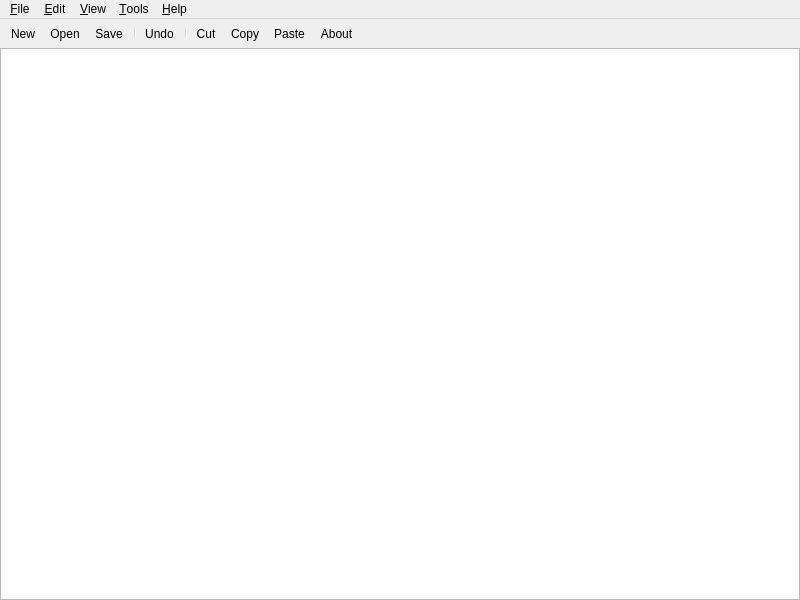
<?xml version="1.0" encoding="UTF-8"?>
<ui version="4.0">
 <author>Chris Ryan</author>
 <comment> * OpenRPT report writer and rendering engine
 * Copyright (C) 2001-2018 by OpenMFG, LLC
 *
 * This library is free software; you can redistribute it and/or
 * modify it under the terms of the GNU Lesser General Public
 * License as published by the Free Software Foundation; either
 * version 2.1 of the License, or (at your option) any later version.
 *
 * This library is distributed in the hope that it will be useful,
 * but WITHOUT ANY WARRANTY; without even the implied warranty of
 * MERCHANTABILITY or FITNESS FOR A PARTICULAR PURPOSE. See the GNU
 * Lesser General Public License for more details.
 *
 * You should have received a copy of the GNU Lesser General Public
 * License along with this library; if not, write to the Free Software
 * Foundation, Inc., 59 Temple Place, Suite 330, Boston, MA 02111-1307 USA
 * Please contact info@openmfg.com with any questions on this license.</comment>
 <class>MQLEdit</class>
 <widget class="QWidget" name="MQLEdit">
  <property name="geometry">
   <rect>
    <x>0</x>
    <y>0</y>
    <width>800</width>
    <height>600</height>
   </rect>
  </property>
  <property name="windowTitle">
   <string>[*]MetaSQL Editor</string>
  </property>
  <layout class="QVBoxLayout" name="verticalLayout">
   <property name="spacing">
    <number>0</number>
   </property>
   <property name="margin">
    <number>0</number>
   </property>
   <item>
    <widget class="QMenuBar" name="MenuBar">
     <widget class="QMenu" name="ToolsMenu">
      <property name="title">
       <string>&amp;Tools</string>
      </property>
      <addaction name="toolsParse_QueryAction"/>
      <addaction name="toolsExecute_QueryAction"/>
      <addaction name="separator"/>
      <addaction name="toolsTest_ModeAction"/>
      <addaction name="separator"/>
      <addaction name="searchForParametersAction"/>
     </widget>
     <widget class="QMenu" name="helpMenu">
      <property name="title">
       <string>&amp;Help</string>
      </property>
      <addaction name="helpAboutAction"/>
      <addaction name="separator"/>
      <addaction name="helpMqlEditorAction"/>
      <addaction name="helpMqlSyntaxAction"/>
     </widget>
     <widget class="QMenu" name="ViewMenu">
      <property name="title">
       <string>&amp;View</string>
      </property>
      <addaction name="viewParameter_ListAction"/>
      <addaction name="viewLog_OutputAction"/>
      <addaction name="viewResultsAction"/>
      <addaction name="viewExecuted_SQLAction"/>
     </widget>
     <widget class="QMenu" name="editMenu">
      <property name="title">
       <string>&amp;Edit</string>
      </property>
      <addaction name="editUndoAction"/>
      <addaction name="editRedoAction"/>
      <addaction name="separator"/>
      <addaction name="editCutAction"/>
      <addaction name="editCopyAction"/>
      <addaction name="editPasteAction"/>
      <addaction name="separator"/>
      <addaction name="editFindAction"/>
     </widget>
     <widget class="QMenu" name="fileMenu">
      <property name="title">
       <string>&amp;File</string>
      </property>
      <addaction name="fileNewAction"/>
      <addaction name="fileOpenAction"/>
      <addaction name="fileSaveAction"/>
      <addaction name="fileSaveAsAction"/>
      <addaction name="separator"/>
      <addaction name="fileDatabaseConnectAction"/>
      <addaction name="fileDatabaseDisconnectAction"/>
      <addaction name="fileDatabaseOpenAction"/>
      <addaction name="fileDatabaseSaveAsAction"/>
      <addaction name="separator"/>
      <addaction name="filePrintAction"/>
      <addaction name="separator"/>
      <addaction name="fileExitAction"/>
     </widget>
     <addaction name="fileMenu"/>
     <addaction name="editMenu"/>
     <addaction name="ViewMenu"/>
     <addaction name="ToolsMenu"/>
     <addaction name="helpMenu"/>
    </widget>
   </item>
   <item>
    <widget class="QToolBar" name="toolBar">
     <property name="orientation">
      <enum>Qt::Horizontal</enum>
     </property>
     <addaction name="fileNewAction"/>
     <addaction name="fileOpenAction"/>
     <addaction name="fileSaveAction"/>
     <addaction name="separator"/>
     <addaction name="editUndoAction"/>
     <addaction name="separator"/>
     <addaction name="editCutAction"/>
     <addaction name="editCopyAction"/>
     <addaction name="editPasteAction"/>
     <addaction name="helpAboutAction"/>
    </widget>
   </item>
   <item>
    <layout class="QVBoxLayout">
     <item>
      <widget class="QTextEdit" name="_text">
       <property name="font">
        <font>
         <family>Courier</family>
         <pointsize>11</pointsize>
         <weight>50</weight>
         <italic>false</italic>
         <bold>false</bold>
         <underline>false</underline>
         <strikeout>false</strikeout>
        </font>
       </property>
      </widget>
     </item>
    </layout>
   </item>
  </layout>
  <action name="fileNewAction">
   <property name="icon">
    <iconset resource="../OpenRPT/images/OpenRPTMetaSQL.qrc">
     <normaloff>:/icons/document_32.png</normaloff>:/icons/document_32.png</iconset>
   </property>
   <property name="text">
    <string>&amp;New</string>
   </property>
   <property name="iconText">
    <string>New</string>
   </property>
   <property name="shortcut">
    <string>Ctrl+N</string>
   </property>
  </action>
  <action name="fileOpenAction">
   <property name="icon">
    <iconset resource="../OpenRPT/images/OpenRPTMetaSQL.qrc">
     <normaloff>:/icons/folder_32.png</normaloff>:/icons/folder_32.png</iconset>
   </property>
   <property name="text">
    <string>&amp;Open...</string>
   </property>
   <property name="iconText">
    <string>Open</string>
   </property>
   <property name="shortcut">
    <string>Ctrl+O</string>
   </property>
  </action>
  <action name="fileSaveAction">
   <property name="icon">
    <iconset resource="../OpenRPT/images/OpenRPTMetaSQL.qrc">
     <normaloff>:/icons/diskette_32.png</normaloff>:/icons/diskette_32.png</iconset>
   </property>
   <property name="text">
    <string>&amp;Save</string>
   </property>
   <property name="iconText">
    <string>Save</string>
   </property>
   <property name="shortcut">
    <string>Ctrl+S</string>
   </property>
  </action>
  <action name="fileSaveAsAction">
   <property name="text">
    <string>Save &amp;As... (File)</string>
   </property>
   <property name="iconText">
    <string>Save As</string>
   </property>
   <property name="shortcut">
    <string/>
   </property>
  </action>
  <action name="filePrintAction">
   <property name="icon">
    <iconset resource="../OpenRPT/images/OpenRPTMetaSQL.qrc">
     <normaloff>:/icons/printer_32.png</normaloff>:/icons/printer_32.png</iconset>
   </property>
   <property name="text">
    <string>&amp;Print...</string>
   </property>
   <property name="iconText">
    <string>Print</string>
   </property>
   <property name="shortcut">
    <string>Ctrl+P</string>
   </property>
  </action>
  <action name="fileExitAction">
   <property name="text">
    <string>E&amp;xit</string>
   </property>
   <property name="iconText">
    <string>Exit</string>
   </property>
   <property name="shortcut">
    <string/>
   </property>
  </action>
  <action name="editUndoAction">
   <property name="icon">
    <iconset resource="../OpenRPT/images/OpenRPTMetaSQL.qrc">
     <normaloff>:/icons/undo_32.png</normaloff>:/icons/undo_32.png</iconset>
   </property>
   <property name="text">
    <string>&amp;Undo</string>
   </property>
   <property name="iconText">
    <string>Undo</string>
   </property>
   <property name="shortcut">
    <string>Ctrl+Z</string>
   </property>
  </action>
  <action name="editRedoAction">
   <property name="text">
    <string>&amp;Redo</string>
   </property>
   <property name="iconText">
    <string>Redo</string>
   </property>
   <property name="shortcut">
    <string>Ctrl+Y</string>
   </property>
  </action>
  <action name="editCutAction">
   <property name="icon">
    <iconset resource="../OpenRPT/images/OpenRPTMetaSQL.qrc">
     <normaloff>:/icons/scissors_32.png</normaloff>:/icons/scissors_32.png</iconset>
   </property>
   <property name="text">
    <string>&amp;Cut</string>
   </property>
   <property name="iconText">
    <string>Cut</string>
   </property>
   <property name="shortcut">
    <string>Ctrl+X</string>
   </property>
  </action>
  <action name="editCopyAction">
   <property name="icon">
    <iconset resource="../OpenRPT/images/OpenRPTMetaSQL.qrc">
     <normaloff>:/icons/copy_32.png</normaloff>:/icons/copy_32.png</iconset>
   </property>
   <property name="text">
    <string>C&amp;opy</string>
   </property>
   <property name="iconText">
    <string>Copy</string>
   </property>
   <property name="shortcut">
    <string>Ctrl+C</string>
   </property>
  </action>
  <action name="editPasteAction">
   <property name="icon">
    <iconset resource="../OpenRPT/images/OpenRPTMetaSQL.qrc">
     <normaloff>:/icons/paste_32.png</normaloff>:/icons/paste_32.png</iconset>
   </property>
   <property name="text">
    <string>&amp;Paste</string>
   </property>
   <property name="iconText">
    <string>Paste</string>
   </property>
   <property name="shortcut">
    <string>Ctrl+V</string>
   </property>
  </action>
  <action name="editFindAction">
   <property name="icon">
    <iconset>
     <normaloff>image9</normaloff>image9</iconset>
   </property>
   <property name="text">
    <string>&amp;Find...</string>
   </property>
   <property name="iconText">
    <string>Find</string>
   </property>
   <property name="shortcut">
    <string>Ctrl+F</string>
   </property>
  </action>
  <action name="helpMqlEditorAction">
   <property name="text">
    <string>&amp;MetaSQL Syntax Reference</string>
   </property>
   <property name="iconText">
    <string>MetaSQL Syntax Reference</string>
   </property>
   <property name="shortcut">
    <string/>
   </property>
  </action>
  <action name="helpMqlSyntaxAction">
   <property name="text">
    <string>&amp;MetaSQL Editor reference</string>
   </property>
   <property name="iconText">
    <string>MetaSQL Editor reference</string>
   </property>
   <property name="shortcut">
    <string/>
   </property>
  </action>
  <action name="helpAboutAction">
   <property name="icon">
    <iconset resource="../OpenRPT/images/OpenRPTMetaSQL.qrc">
     <normaloff>:/icons/help_32.png</normaloff>:/icons/help_32.png</iconset>
   </property>
   <property name="text">
    <string>&amp;About</string>
   </property>
   <property name="iconText">
    <string>About</string>
   </property>
   <property name="shortcut">
    <string/>
   </property>
  </action>
  <action name="fileDatabaseAction">
   <property name="text">
    <string>Database</string>
   </property>
   <property name="iconText">
    <string>Database</string>
   </property>
  </action>
  <action name="fileDatabaseConnectAction">
   <property name="text">
    <string>Connect to Database...</string>
   </property>
   <property name="iconText">
    <string>Connect...</string>
   </property>
  </action>
  <action name="fileDatabaseDisconnectAction">
   <property name="text">
    <string>Disconnect From Database</string>
   </property>
   <property name="iconText">
    <string>Disconnect</string>
   </property>
  </action>
  <action name="fileUnnamedAction">
   <property name="text">
    <string>Unnamed</string>
   </property>
   <property name="iconText">
    <string>Unnamed</string>
   </property>
  </action>
  <action name="viewParameter_ListAction">
   <property name="text">
    <string>Parameter List...</string>
   </property>
   <property name="iconText">
    <string>Parameter List...</string>
   </property>
  </action>
  <action name="viewLog_OutputAction">
   <property name="text">
    <string>Log Output...</string>
   </property>
   <property name="iconText">
    <string>Log Output...</string>
   </property>
  </action>
  <action name="viewResultsAction">
   <property name="text">
    <string>Results...</string>
   </property>
   <property name="iconText">
    <string>Results...</string>
   </property>
  </action>
  <action name="toolsParse_QueryAction">
   <property name="text">
    <string>Parse Query</string>
   </property>
   <property name="iconText">
    <string>Parse Query</string>
   </property>
  </action>
  <action name="toolsExecute_QueryAction">
   <property name="text">
    <string>Execute Query</string>
   </property>
   <property name="iconText">
    <string>Execute Query</string>
   </property>
  </action>
  <action name="viewExecuted_SQLAction">
   <property name="text">
    <string>Executed SQL...</string>
   </property>
   <property name="iconText">
    <string>Executed SQL...</string>
   </property>
  </action>
  <action name="fileDatabaseOpenAction">
   <property name="text">
    <string>Open... (Database)</string>
   </property>
  </action>
  <action name="fileDatabaseSaveAsAction">
   <property name="text">
    <string>Save As... (Database)</string>
   </property>
  </action>
  <action name="toolsTest_ModeAction">
   <property name="checkable">
    <bool>true</bool>
   </property>
   <property name="checked">
    <bool>true</bool>
   </property>
   <property name="text">
    <string>Test Mode</string>
   </property>
  </action>
  <action name="searchForParametersAction">
   <property name="text">
    <string>Search For Parameters</string>
   </property>
  </action>
 </widget>
 <layoutdefault spacing="6" margin="0"/>
 <resources>
  <include location="../OpenRPT/images/OpenRPTMetaSQL.qrc"/>
 </resources>
 <connections>
  <connection>
   <sender>editUndoAction</sender>
   <signal>activated()</signal>
   <receiver>_text</receiver>
   <slot>undo()</slot>
   <hints>
    <hint type="sourcelabel">
     <x>-1</x>
     <y>-1</y>
    </hint>
    <hint type="destinationlabel">
     <x>20</x>
     <y>20</y>
    </hint>
   </hints>
  </connection>
  <connection>
   <sender>editRedoAction</sender>
   <signal>activated()</signal>
   <receiver>_text</receiver>
   <slot>redo()</slot>
   <hints>
    <hint type="sourcelabel">
     <x>-1</x>
     <y>-1</y>
    </hint>
    <hint type="destinationlabel">
     <x>20</x>
     <y>20</y>
    </hint>
   </hints>
  </connection>
  <connection>
   <sender>editCutAction</sender>
   <signal>activated()</signal>
   <receiver>_text</receiver>
   <slot>cut()</slot>
   <hints>
    <hint type="sourcelabel">
     <x>-1</x>
     <y>-1</y>
    </hint>
    <hint type="destinationlabel">
     <x>20</x>
     <y>20</y>
    </hint>
   </hints>
  </connection>
  <connection>
   <sender>editCopyAction</sender>
   <signal>activated()</signal>
   <receiver>_text</receiver>
   <slot>copy()</slot>
   <hints>
    <hint type="sourcelabel">
     <x>-1</x>
     <y>-1</y>
    </hint>
    <hint type="destinationlabel">
     <x>20</x>
     <y>20</y>
    </hint>
   </hints>
  </connection>
  <connection>
   <sender>editPasteAction</sender>
   <signal>activated()</signal>
   <receiver>_text</receiver>
   <slot>paste()</slot>
   <hints>
    <hint type="sourcelabel">
     <x>-1</x>
     <y>-1</y>
    </hint>
    <hint type="destinationlabel">
     <x>20</x>
     <y>20</y>
    </hint>
   </hints>
  </connection>
 </connections>
</ui>
